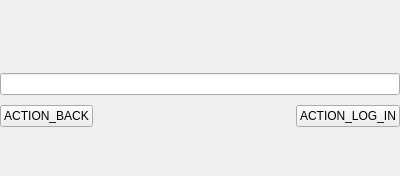
<?xml version="1.0" encoding="UTF-8"?>
<ui version="4.0">
 <class>LoginPasswordInputWidget</class>
 <widget class="QWidget" name="LoginPasswordInputWidget">
  <property name="geometry">
   <rect>
    <x>0</x>
    <y>0</y>
    <width>400</width>
    <height>176</height>
   </rect>
  </property>
  <property name="windowTitle">
   <string>Form</string>
  </property>
  <property name="styleSheet">
   <string notr="true">#label_instructions {
	color: #333333;
}

#button_login, #button_back {
	text-transform: uppercase;
}</string>
  </property>
  <layout class="QVBoxLayout" name="verticalLayout">
   <property name="spacing">
    <number>10</number>
   </property>
   <property name="leftMargin">
    <number>0</number>
   </property>
   <property name="topMargin">
    <number>0</number>
   </property>
   <property name="rightMargin">
    <number>0</number>
   </property>
   <property name="bottomMargin">
    <number>0</number>
   </property>
   <item>
    <spacer name="verticalSpacer_2">
     <property name="orientation">
      <enum>Qt::Vertical</enum>
     </property>
     <property name="sizeHint" stdset="0">
      <size>
       <width>20</width>
       <height>40</height>
      </size>
     </property>
    </spacer>
   </item>
   <item>
    <widget class="QLabel" name="label_instructions">
     <property name="text">
      <string/>
     </property>
     <property name="wordWrap">
      <bool>true</bool>
     </property>
    </widget>
   </item>
   <item>
    <widget class="QLineEdit" name="line_edit_password">
     <property name="echoMode">
      <enum>QLineEdit::Password</enum>
     </property>
    </widget>
   </item>
   <item>
    <layout class="QHBoxLayout" name="horizontalLayout">
     <property name="spacing">
      <number>0</number>
     </property>
     <item>
      <widget class="QPushButton" name="button_back">
       <property name="text">
        <string>ACTION_BACK</string>
       </property>
      </widget>
     </item>
     <item>
      <spacer name="horizontalSpacer">
       <property name="orientation">
        <enum>Qt::Horizontal</enum>
       </property>
       <property name="sizeHint" stdset="0">
        <size>
         <width>40</width>
         <height>20</height>
        </size>
       </property>
      </spacer>
     </item>
     <item>
      <widget class="QPushButton" name="button_login">
       <property name="text">
        <string>ACTION_LOG_IN</string>
       </property>
      </widget>
     </item>
    </layout>
   </item>
   <item>
    <spacer name="verticalSpacer">
     <property name="orientation">
      <enum>Qt::Vertical</enum>
     </property>
     <property name="sizeHint" stdset="0">
      <size>
       <width>20</width>
       <height>40</height>
      </size>
     </property>
    </spacer>
   </item>
  </layout>
 </widget>
 <resources/>
 <connections/>
</ui>
